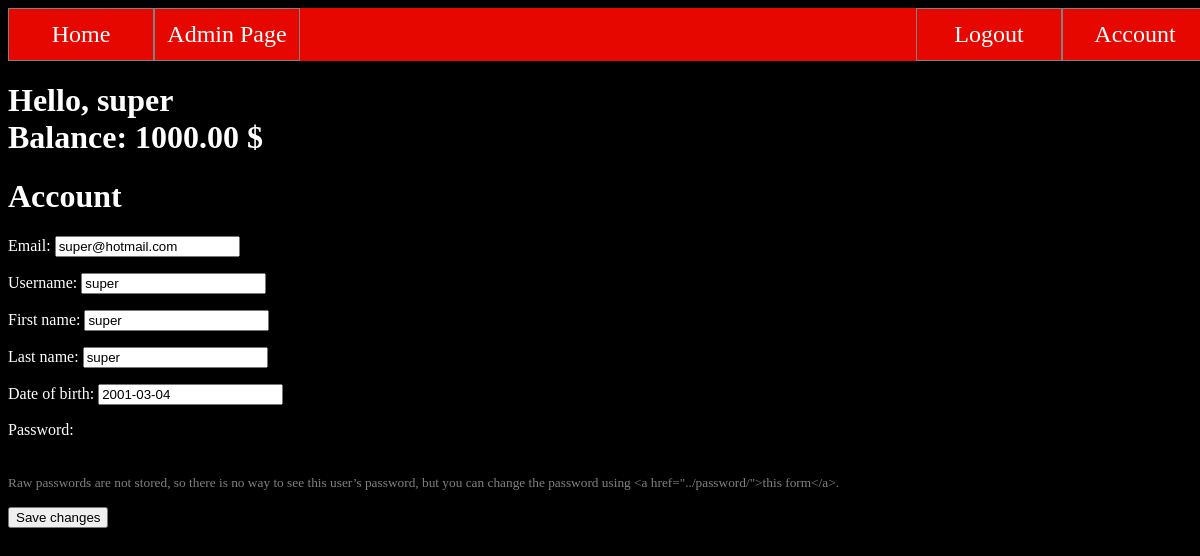
Page /account/ (signed in) on the committed database.
### database/models.py (models this page shows, shortened)
class User(AbstractBaseUser):
    email = models.EmailField(verbose_name='email',max_length=60, unique=True)
    username = models.CharField(max_length=30, unique=True)
    date_joined = models.DateTimeField(verbose_name='date joined', auto_now_add=True)
    last_login = models.DateTimeField(verbose_name='last login', auto_now=True)
    is_admin = models.BooleanField(default=False)
    is_active = models.BooleanField(default=True)
    is_staff = models.BooleanField(default=False)
    is_superuser = models.BooleanField(default=False)
    first_name = models.CharField(max_length=30)
    last_name = models.CharField(max_length=30)
    date_of_birth = models.DateField(max_length=8)
    balance = models.DecimalField(default=1000,max_digits=11, decimal_places=2)
    USERNAME_FIELD = 'email'
    REQUIRED_FIELDS= ['username','first_name','last_name','date_of_birth']
    objects = MyUserManager()

### authentication/views.py (the view)
# urls.py: path('account/',account_view,name='account'),
def account_view(request):
    context = {}
    if(request.method == 'POST'):
        form = AccountEditForm(request.POST,instance=request.user)
        if form.is_valid():
            form.save()
            return redirect('/')
    else:
        form = AccountEditForm(instance = request.user)
        context['account_form'] = form
    return render(request,'authentication/account.html', context)

### authentication/forms.py
class AccountEditForm(UserChangeForm):
    class Meta:
        model = User
        fields = ('email','username','first_name','last_name','date_of_birth')

### authentication/templates/authentication/account.html (shortened to what this page needs)
{% extends './base.html' %}
{%block content%}
<h1>Account</h1>
<form method="POST">
    {% for field in account_form %}
        <p>
            {{field.label_tag}}
            {{field}}
            {%if field.help_text %}
                <small style = "color:grey;">{{field.help_text}}</small>
            {% endif %}
        </p>
    {% endfor %}
    <input type="submit" value="Save changes">
</form>
{% endblock content %}

### authentication/templates/authentication/base.html (shortened to what this page needs)
<!DOCTYPE html>
<html>
	<head>
		{% load static %}
		<link rel="stylesheet" type="text/css" href="{% static 'authentication/style.css' %}">
	</head>
	<body>
		<header>
			<div class="nav">
    			<a class="home" href="/"> Home </a>
    			{% if user.is_authenticated %}
        			<a class="signIn" href="{% url 'account' %}">Account</a>
            		 <a class="signIn" href="{% url 'logout' %}"> Logout</a>
            		{% if user.is_admin or user.is_superuser %}
                        <a class="home" href="/admin"> Admin Page </a>
                    {% endif %}
            	{% else %}
                    <a class="signIn" href="{% url 'register' %}">Register</a>
                    <a class="signIn" href="{% url 'login' %}">Login</a>
                {% endif %}
			</div>
			{% if user.is_authenticated %}
    			<h1><a>Hello, {{user.username}} <br> Balance: {{user.balance}} $ </a></h1>
			{% endif %}
		</header>
	{% block content %}
	{% endblock %}
	</body>
</html>

### authentication/static/authentication/style.css (style rules this page uses)
html { width:100%; height:100%; }
body { width:100%; height:100%; background-color: black; }
a { color: white; text-decoration: none; }
p { color:white; }
h1 { color:white; }
.nav { background-color: #e60800; overflow: hidden; text-decoration: none; height: 10%; width: 100%; }
.nav a { border: solid 1px grey; text-align: center; padding: 1%; color: white; font-size: 150%; text-decoration: none; width: 10%; height: 100%; }
.home { border-left: none; float: left; width: 10%; height: 100%; }
.signIn { border-right: none; float: right; width: 10%; height: 100%; }

### rows in the picture
User: username "super", balance "1000.00", account_form "super@hotmail.com" "super" "super" "super" "2001-03-04"

### other values in the picture
{{ field.label_tag }} "Email:" "Username:" "First name:" "Last name:" "Date of birth:" "Password:"
{{ field.help_text }} "Raw passwords are not stored, so there is no way to see this user’s password, but you can change the password using <a href=\"../password/\">this form</a>."
